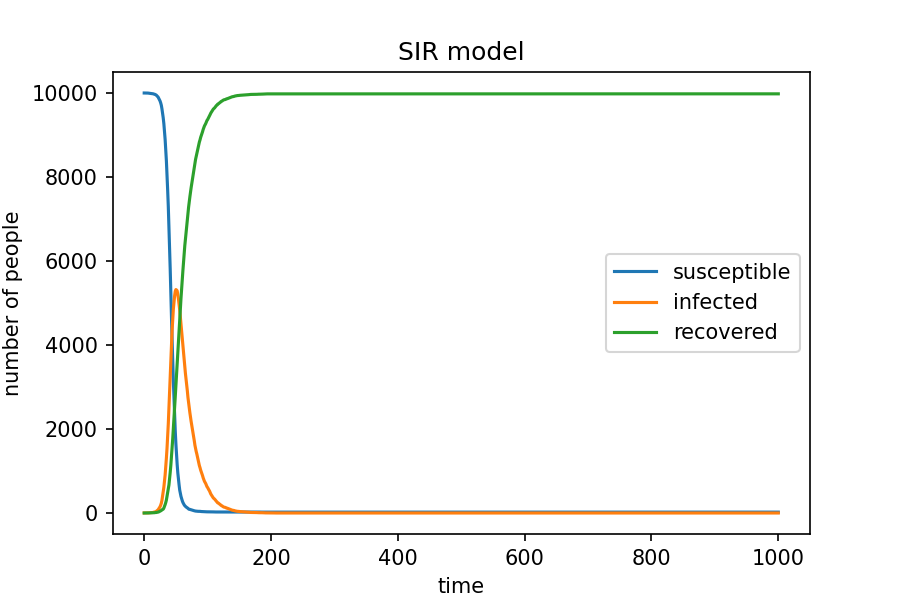

Reproduce this figure in Python.
import numpy as np 
import matplotlib.pyplot as plt 
Susceptible = 9999
Infected = 1
Recovered = 0
N = 10000
beta = 0.3
gamma = 0.05
S_array = [Susceptible]
I_array = [Infected]
R_array = [Recovered]
#need: each loop: the sum of recovery ones & ones from susceptible to infected -> randomly whether an infected one recovered & randomly whether a susceptible one infected
for i in range(1000):
    recovery = np.random.choice(range(2),Infected,p=[1-gamma,gamma]).sum()
    S_I = np.random.choice(range(2),Susceptible,p=[1-beta*Infected/N,beta*Infected/N]).sum()
    Susceptible = Susceptible - S_I
    Infected = Infected + S_I - recovery
    Recovered = Recovered + recovery
    S_array.append(Susceptible)
    I_array.append(Infected)
    R_array.append(Recovered)
plt.figure(figsize=(6,4),dpi=150)
plt.title("SIR model")
plt.xlabel("time")
plt.ylabel("number of people")
plt.plot(S_array,label="susceptible")
plt.plot(I_array,label="infected")
plt.plot(R_array,label="recovered")
plt.legend()
plt.show()
